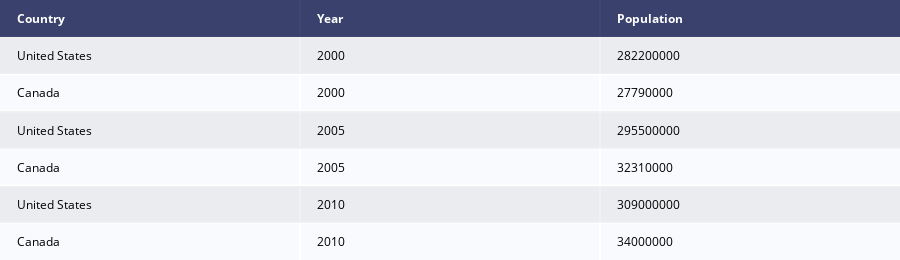

The notebook cell saved with this chart:
### Code cell
import plotly.figure_factory as ff

data_matrix = [['Country', 'Year', 'Population'],
               ['United States', 2000, 282200000],
               ['Canada', 2000, 27790000],
               ['United States', 2005, 295500000],
               ['Canada', 2005, 32310000],
               ['United States', 2010, 309000000],
               ['Canada', 2010, 34000000]]

fig = ff.create_table(data_matrix)
fig.show()

### Figure 1 — Plotly figure (JSON) as saved in the notebook; plotly's stock layout.template omitted (floating-point values rounded to 4 significant figures)
{"data": [{"colorscale": [[0, "#00083e"], [0.5, "#ededee"], [1, "#ffffff"]], "hoverinfo": "none", "opacity": 0.75, "showscale": false, "type": "heatmap", "z": [[0, 0, 0], [0.5, 0.5, 0.5], [1, 1, 1], [0.5, 0.5, 0.5], [1, 1, 1], [0.5, 0.5, 0.5], [1, 1, 1]]}], "layout": {"annotations": [{"align": "left", "font": {"color": "#ffffff"}, "showarrow": false, "text": "<b>Country</b>", "x": -0.45, "xanchor": "left", "xref": "x", "y": 0, "yref": "y"}, {"align": "left", "font": {"color": "#ffffff"}, "showarrow": false, "text": "<b>Year</b>", "x": 0.55, "xanchor": "left", "xref": "x", "y": 0, "yref": "y"}, {"align": "left", "font": {"color": "#ffffff"}, "showarrow": false, "text": "<b>Population</b>", "x": 1.55, "xanchor": "left", "xref": "x", "y": 0, "yref": "y"}, {"align": "left", "font": {"color": "#000000"}, "showarrow": false, "text": "United States", "x": -0.45, "xanchor": "left", "xref": "x", "y": 1, "yref": "y"}, {"align": "left", "font": {"color": "#000000"}, "showarrow": false, "text": "2000", "x": 0.55, "xanchor": "left", "xref": "x", "y": 1, "yref": "y"}, {"align": "left", "font": {"color": "#000000"}, "showarrow": false, "text": "282200000", "x": 1.55, "xanchor": "left", "xref": "x", "y": 1, "yref": "y"}, {"align": "left", "font": {"color": "#000000"}, "showarrow": false, "text": "Canada", "x": -0.45, "xanchor": "left", "xref": "x", "y": 2, "yref": "y"}, {"align": "left", "font": {"color": "#000000"}, "showarrow": false, "text": "2000", "x": 0.55, "xanchor": "left", "xref": "x", "y": 2, "yref": "y"}, {"align": "left", "font": {"color": "#000000"}, "showarrow": false, "text": "27790000", "x": 1.55, "xanchor": "left", "xref": "x", "y": 2, "yref": "y"}, {"align": "left", "font": {"color": "#000000"}, "showarrow": false, "text": "United States", "x": -0.45, "xanchor": "left", "xref": "x", "y": 3, "yref": "y"}, {"align": "left", "font": {"color": "#000000"}, "showarrow": false, "text": "2005", "x": 0.55, "xanchor": "left", "xref": "x", "y": 3, "yref": "y"}, {"align": "left", "font": {"color": "#000000"}, "showarrow": false, "text": "295500000", "x": 1.55, "xanchor": "left", "xref": "x", "y": 3, "yref": "y"}, {"align": "left", "font": {"color": "#000000"}, "showarrow": false, "text": "Canada", "x": -0.45, "xanchor": "left", "xref": "x", "y": 4, "yref": "y"}, {"align": "left", "font": {"color": "#000000"}, "showarrow": false, "text": "2005", "x": 0.55, "xanchor": "left", "xref": "x", "y": 4, "yref": "y"}, {"align": "left", "font": {"color": "#000000"}, "showarrow": false, "text": "32310000", "x": 1.55, "xanchor": "left", "xref": "x", "y": 4, "yref": "y"}, {"align": "left", "font": {"color": "#000000"}, "showarrow": false, "text": "United States", "x": -0.45, "xanchor": "left", "xref": "x", "y": 5, "yref": "y"}, {"align": "left", "font": {"color": "#000000"}, "showarrow": false, "text": "2010", "x": 0.55, "xanchor": "left", "xref": "x", "y": 5, "yref": "y"}, {"align": "left", "font": {"color": "#000000"}, "showarrow": false, "text": "309000000", "x": 1.55, "xanchor": "left", "xref": "x", "y": 5, "yref": "y"}, {"align": "left", "font": {"color": "#000000"}, "showarrow": false, "text": "Canada", "x": -0.45, "xanchor": "left", "xref": "x", "y": 6, "yref": "y"}, {"align": "left", "font": {"color": "#000000"}, "showarrow": false, "text": "2010", "x": 0.55, "xanchor": "left", "xref": "x", "y": 6, "yref": "y"}, {"align": "left", "font": {"color": "#000000"}, "showarrow": false, "text": "34000000", "x": 1.55, "xanchor": "left", "xref": "x", "y": 6, "yref": "y"}], "height": 260, "margin": {"b": 0, "l": 0, "r": 0, "t": 0}, "xaxis": {"dtick": 1, "gridwidth": 2, "showticklabels": false, "tick0": -0.5, "ticks": "", "zeroline": false}, "yaxis": {"autorange": "reversed", "dtick": 1, "gridwidth": 2, "showticklabels": false, "tick0": 0.5, "ticks": "", "zeroline": false}}}
